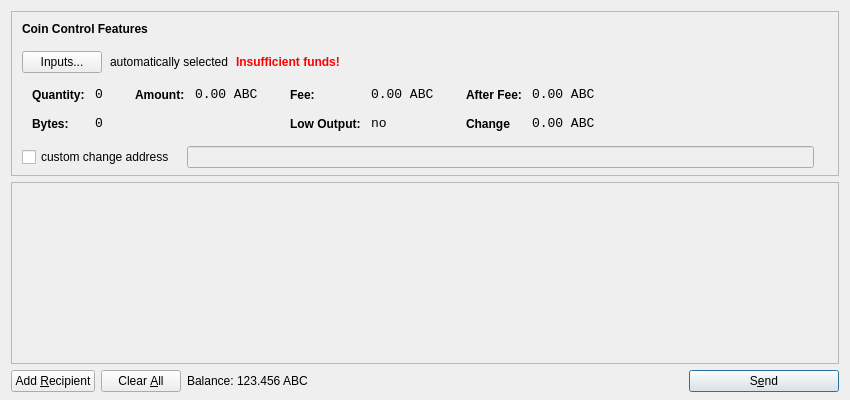
<?xml version="1.0" encoding="UTF-8"?>
<ui version="4.0">
 <class>SendCoinsDialog</class>
 <widget class="QDialog" name="SendCoinsDialog">
  <property name="geometry">
   <rect>
    <x>0</x>
    <y>0</y>
    <width>850</width>
    <height>400</height>
   </rect>
  </property>
  <property name="windowTitle">
   <string>Send Coins</string>
  </property>
  <layout class="QVBoxLayout" name="verticalLayout" stretch="0,1,0">
   <property name="bottomMargin">
    <number>8</number>
   </property>
   <item>
    <widget class="QFrame" name="frameCoinControl">
     <property name="sizePolicy">
      <sizepolicy hsizetype="Expanding" vsizetype="Expanding">
       <horstretch>0</horstretch>
       <verstretch>0</verstretch>
      </sizepolicy>
     </property>
     <property name="maximumSize">
      <size>
       <width>16777215</width>
       <height>16777215</height>
      </size>
     </property>
     <property name="frameShape">
      <enum>QFrame::StyledPanel</enum>
     </property>
     <property name="frameShadow">
      <enum>QFrame::Sunken</enum>
     </property>
     <layout class="QVBoxLayout" name="verticalLayoutCoinControl2">
      <property name="spacing">
       <number>-1</number>
      </property>
      <property name="leftMargin">
       <number>0</number>
      </property>
      <property name="topMargin">
       <number>0</number>
      </property>
      <property name="rightMargin">
       <number>0</number>
      </property>
      <property name="bottomMargin">
       <number>6</number>
      </property>
      <item>
       <layout class="QVBoxLayout" name="verticalLayoutCoinControl" stretch="0,0,0,0,1">
        <property name="spacing">
         <number>0</number>
        </property>
        <property name="leftMargin">
         <number>10</number>
        </property>
        <property name="topMargin">
         <number>10</number>
        </property>
        <item>
         <layout class="QHBoxLayout" name="horizontalLayoutCoinControl1">
          <property name="bottomMargin">
           <number>15</number>
          </property>
          <item>
           <widget class="QLabel" name="labelCoinControlFeatures">
            <property name="sizePolicy">
             <sizepolicy hsizetype="Preferred" vsizetype="Maximum">
              <horstretch>0</horstretch>
              <verstretch>0</verstretch>
             </sizepolicy>
            </property>
            <property name="font">
             <font>
              <weight>75</weight>
              <bold>true</bold>
             </font>
            </property>
            <property name="styleSheet">
             <string notr="true">font-weight:bold;</string>
            </property>
            <property name="text">
             <string>Coin Control Features</string>
            </property>
           </widget>
          </item>
         </layout>
        </item>
        <item>
         <layout class="QHBoxLayout" name="horizontalLayoutCoinControl2" stretch="0,0,0,0">
          <property name="spacing">
           <number>8</number>
          </property>
          <property name="bottomMargin">
           <number>10</number>
          </property>
          <item>
           <widget class="QPushButton" name="pushButtonCoinControl">
            <property name="styleSheet">
             <string notr="true"/>
            </property>
            <property name="text">
             <string>Inputs...</string>
            </property>
           </widget>
          </item>
          <item>
           <widget class="QLabel" name="labelCoinControlAutomaticallySelected">
            <property name="text">
             <string>automatically selected</string>
            </property>
            <property name="margin">
             <number>5</number>
            </property>
           </widget>
          </item>
          <item>
           <widget class="QLabel" name="labelCoinControlInsuffFunds">
            <property name="font">
             <font>
              <weight>75</weight>
              <bold>true</bold>
             </font>
            </property>
            <property name="styleSheet">
             <string notr="true">color:red;font-weight:bold;</string>
            </property>
            <property name="text">
             <string>Insufficient funds!</string>
            </property>
            <property name="margin">
             <number>5</number>
            </property>
           </widget>
          </item>
          <item>
           <spacer name="horizontalSpacerCoinControl">
            <property name="orientation">
             <enum>Qt::Horizontal</enum>
            </property>
            <property name="sizeHint" stdset="0">
             <size>
              <width>40</width>
              <height>1</height>
             </size>
            </property>
           </spacer>
          </item>
         </layout>
        </item>
        <item>
         <widget class="QWidget" name="widgetCoinControl" native="true">
          <property name="sizePolicy">
           <sizepolicy hsizetype="Preferred" vsizetype="Preferred">
            <horstretch>0</horstretch>
            <verstretch>0</verstretch>
           </sizepolicy>
          </property>
          <property name="minimumSize">
           <size>
            <width>0</width>
            <height>0</height>
           </size>
          </property>
          <property name="styleSheet">
           <string notr="true"/>
          </property>
          <layout class="QHBoxLayout" name="horizontalLayoutCoinControl5">
           <property name="margin">
            <number>0</number>
           </property>
           <item>
            <layout class="QHBoxLayout" name="horizontalLayoutCoinControl3" stretch="0,0,0,1">
             <property name="spacing">
              <number>20</number>
             </property>
             <property name="topMargin">
              <number>0</number>
             </property>
             <property name="bottomMargin">
              <number>10</number>
             </property>
             <item>
              <layout class="QFormLayout" name="formLayoutCoinControl1">
               <property name="horizontalSpacing">
                <number>10</number>
               </property>
               <property name="verticalSpacing">
                <number>14</number>
               </property>
               <property name="leftMargin">
                <number>10</number>
               </property>
               <property name="topMargin">
                <number>4</number>
               </property>
               <property name="rightMargin">
                <number>6</number>
               </property>
               <item row="0" column="0">
                <widget class="QLabel" name="labelCoinControlQuantityText">
                 <property name="styleSheet">
                  <string notr="true">font-weight:bold;</string>
                 </property>
                 <property name="text">
                  <string>Quantity:</string>
                 </property>
                 <property name="margin">
                  <number>0</number>
                 </property>
                </widget>
               </item>
               <item row="0" column="1">
                <widget class="QLabel" name="labelCoinControlQuantity">
                 <property name="font">
                  <font>
                   <family>Monospace</family>
                   <pointsize>10</pointsize>
                  </font>
                 </property>
                 <property name="cursor">
                  <cursorShape>IBeamCursor</cursorShape>
                 </property>
                 <property name="contextMenuPolicy">
                  <enum>Qt::ActionsContextMenu</enum>
                 </property>
                 <property name="text">
                  <string>0</string>
                 </property>
                 <property name="margin">
                  <number>0</number>
                 </property>
                 <property name="textInteractionFlags">
                  <set>Qt::LinksAccessibleByMouse|Qt::TextSelectableByKeyboard|Qt::TextSelectableByMouse</set>
                 </property>
                </widget>
               </item>
               <item row="1" column="0">
                <widget class="QLabel" name="labelCoinControlBytesText">
                 <property name="styleSheet">
                  <string notr="true">font-weight:bold;</string>
                 </property>
                 <property name="text">
                  <string>Bytes:</string>
                 </property>
                </widget>
               </item>
               <item row="1" column="1">
                <widget class="QLabel" name="labelCoinControlBytes">
                 <property name="font">
                  <font>
                   <family>Monospace</family>
                   <pointsize>10</pointsize>
                  </font>
                 </property>
                 <property name="cursor">
                  <cursorShape>IBeamCursor</cursorShape>
                 </property>
                 <property name="contextMenuPolicy">
                  <enum>Qt::ActionsContextMenu</enum>
                 </property>
                 <property name="text">
                  <string>0</string>
                 </property>
                 <property name="textInteractionFlags">
                  <set>Qt::LinksAccessibleByMouse|Qt::TextSelectableByKeyboard|Qt::TextSelectableByMouse</set>
                 </property>
                </widget>
               </item>
              </layout>
             </item>
             <item>
              <layout class="QFormLayout" name="formLayoutCoinControl2">
               <property name="horizontalSpacing">
                <number>10</number>
               </property>
               <property name="verticalSpacing">
                <number>14</number>
               </property>
               <property name="leftMargin">
                <number>6</number>
               </property>
               <property name="topMargin">
                <number>4</number>
               </property>
               <property name="rightMargin">
                <number>6</number>
               </property>
               <item row="0" column="0">
                <widget class="QLabel" name="labelCoinControlAmountText">
                 <property name="styleSheet">
                  <string notr="true">font-weight:bold;</string>
                 </property>
                 <property name="text">
                  <string>Amount:</string>
                 </property>
                 <property name="margin">
                  <number>0</number>
                 </property>
                </widget>
               </item>
               <item row="0" column="1">
                <widget class="QLabel" name="labelCoinControlAmount">
                 <property name="font">
                  <font>
                   <family>Monospace</family>
                   <pointsize>10</pointsize>
                  </font>
                 </property>
                 <property name="cursor">
                  <cursorShape>IBeamCursor</cursorShape>
                 </property>
                 <property name="contextMenuPolicy">
                  <enum>Qt::ActionsContextMenu</enum>
                 </property>
                 <property name="text">
                  <string notr="true">0.00 ABC</string>
                 </property>
                 <property name="textInteractionFlags">
                  <set>Qt::LinksAccessibleByMouse|Qt::TextSelectableByKeyboard|Qt::TextSelectableByMouse</set>
                 </property>
                </widget>
               </item>
              </layout>
             </item>
             <item>
              <layout class="QFormLayout" name="formLayoutCoinControl3">
               <property name="horizontalSpacing">
                <number>10</number>
               </property>
               <property name="verticalSpacing">
                <number>14</number>
               </property>
               <property name="leftMargin">
                <number>6</number>
               </property>
               <property name="topMargin">
                <number>4</number>
               </property>
               <property name="rightMargin">
                <number>6</number>
               </property>
               <item row="0" column="0">
                <widget class="QLabel" name="labelCoinControlFeeText">
                 <property name="styleSheet">
                  <string notr="true">font-weight:bold;</string>
                 </property>
                 <property name="text">
                  <string>Fee:</string>
                 </property>
                 <property name="margin">
                  <number>0</number>
                 </property>
                </widget>
               </item>
               <item row="0" column="1">
                <widget class="QLabel" name="labelCoinControlFee">
                 <property name="font">
                  <font>
                   <family>Monospace</family>
                   <pointsize>10</pointsize>
                  </font>
                 </property>
                 <property name="cursor">
                  <cursorShape>IBeamCursor</cursorShape>
                 </property>
                 <property name="contextMenuPolicy">
                  <enum>Qt::ActionsContextMenu</enum>
                 </property>
                 <property name="text">
                  <string notr="true">0.00 ABC</string>
                 </property>
                 <property name="textInteractionFlags">
                  <set>Qt::LinksAccessibleByMouse|Qt::TextSelectableByKeyboard|Qt::TextSelectableByMouse</set>
                 </property>
                </widget>
               </item>
               <item row="1" column="0">
                <widget class="QLabel" name="labelCoinControlLowOutputText">
                 <property name="styleSheet">
                  <string notr="true">font-weight:bold;</string>
                 </property>
                 <property name="text">
                  <string>Low Output:</string>
                 </property>
                </widget>
               </item>
               <item row="1" column="1">
                <widget class="QLabel" name="labelCoinControlLowOutput">
                 <property name="font">
                  <font>
                   <family>Monospace</family>
                   <pointsize>10</pointsize>
                  </font>
                 </property>
                 <property name="cursor">
                  <cursorShape>IBeamCursor</cursorShape>
                 </property>
                 <property name="contextMenuPolicy">
                  <enum>Qt::ActionsContextMenu</enum>
                 </property>
                 <property name="text">
                  <string>no</string>
                 </property>
                 <property name="textInteractionFlags">
                  <set>Qt::LinksAccessibleByMouse|Qt::TextSelectableByKeyboard|Qt::TextSelectableByMouse</set>
                 </property>
                </widget>
               </item>
              </layout>
             </item>
             <item>
              <layout class="QFormLayout" name="formLayoutCoinControl4">
               <property name="horizontalSpacing">
                <number>10</number>
               </property>
               <property name="verticalSpacing">
                <number>14</number>
               </property>
               <property name="leftMargin">
                <number>6</number>
               </property>
               <property name="topMargin">
                <number>4</number>
               </property>
               <property name="rightMargin">
                <number>6</number>
               </property>
               <item row="0" column="0">
                <widget class="QLabel" name="labelCoinControlAfterFeeText">
                 <property name="styleSheet">
                  <string notr="true">font-weight:bold;</string>
                 </property>
                 <property name="text">
                  <string>After Fee:</string>
                 </property>
                 <property name="margin">
                  <number>0</number>
                 </property>
                </widget>
               </item>
               <item row="0" column="1">
                <widget class="QLabel" name="labelCoinControlAfterFee">
                 <property name="font">
                  <font>
                   <family>Monospace</family>
                   <pointsize>10</pointsize>
                  </font>
                 </property>
                 <property name="cursor">
                  <cursorShape>IBeamCursor</cursorShape>
                 </property>
                 <property name="contextMenuPolicy">
                  <enum>Qt::ActionsContextMenu</enum>
                 </property>
                 <property name="text">
                  <string notr="true">0.00 ABC</string>
                 </property>
                 <property name="textInteractionFlags">
                  <set>Qt::LinksAccessibleByMouse|Qt::TextSelectableByKeyboard|Qt::TextSelectableByMouse</set>
                 </property>
                </widget>
               </item>
               <item row="1" column="0">
                <widget class="QLabel" name="labelCoinControlChangeText">
                 <property name="styleSheet">
                  <string notr="true">font-weight:bold;</string>
                 </property>
                 <property name="text">
                  <string>Change</string>
                 </property>
                </widget>
               </item>
               <item row="1" column="1">
                <widget class="QLabel" name="labelCoinControlChange">
                 <property name="font">
                  <font>
                   <family>Monospace</family>
                   <pointsize>10</pointsize>
                  </font>
                 </property>
                 <property name="cursor">
                  <cursorShape>IBeamCursor</cursorShape>
                 </property>
                 <property name="contextMenuPolicy">
                  <enum>Qt::ActionsContextMenu</enum>
                 </property>
                 <property name="text">
                  <string notr="true">0.00 ABC</string>
                 </property>
                 <property name="textInteractionFlags">
                  <set>Qt::LinksAccessibleByMouse|Qt::TextSelectableByKeyboard|Qt::TextSelectableByMouse</set>
                 </property>
                </widget>
               </item>
              </layout>
             </item>
            </layout>
           </item>
          </layout>
         </widget>
        </item>
        <item>
         <layout class="QHBoxLayout" name="horizontalLayoutCoinControl4" stretch="0,0,0">
          <property name="spacing">
           <number>12</number>
          </property>
          <property name="sizeConstraint">
           <enum>QLayout::SetDefaultConstraint</enum>
          </property>
          <property name="topMargin">
           <number>5</number>
          </property>
          <property name="rightMargin">
           <number>5</number>
          </property>
          <item>
           <widget class="QCheckBox" name="checkBoxCoinControlChange">
            <property name="text">
             <string>custom change address</string>
            </property>
           </widget>
          </item>
          <item>
           <widget class="QLineEdit" name="lineEditCoinControlChange">
            <property name="enabled">
             <bool>false</bool>
            </property>
            <property name="sizePolicy">
             <sizepolicy hsizetype="Expanding" vsizetype="Fixed">
              <horstretch>0</horstretch>
              <verstretch>0</verstretch>
             </sizepolicy>
            </property>
           </widget>
          </item>
          <item>
           <widget class="QLabel" name="labelCoinControlChangeLabel">
            <property name="sizePolicy">
             <sizepolicy hsizetype="Preferred" vsizetype="Expanding">
              <horstretch>0</horstretch>
              <verstretch>0</verstretch>
             </sizepolicy>
            </property>
            <property name="minimumSize">
             <size>
              <width>0</width>
              <height>0</height>
             </size>
            </property>
            <property name="text">
             <string/>
            </property>
            <property name="margin">
             <number>3</number>
            </property>
           </widget>
          </item>
         </layout>
        </item>
        <item>
         <spacer name="verticalSpacerCoinControl">
          <property name="orientation">
           <enum>Qt::Vertical</enum>
          </property>
          <property name="sizeHint" stdset="0">
           <size>
            <width>800</width>
            <height>1</height>
           </size>
          </property>
         </spacer>
        </item>
       </layout>
      </item>
     </layout>
    </widget>
   </item>
   <item>
    <widget class="QScrollArea" name="scrollArea">
     <property name="widgetResizable">
      <bool>true</bool>
     </property>
     <widget class="QWidget" name="scrollAreaWidgetContents">
      <property name="geometry">
       <rect>
        <x>0</x>
        <y>0</y>
        <width>830</width>
        <height>165</height>
       </rect>
      </property>
      <layout class="QVBoxLayout" name="verticalLayout_2">
       <property name="margin">
        <number>0</number>
       </property>
       <item>
        <layout class="QVBoxLayout" name="entries">
         <property name="spacing">
          <number>6</number>
         </property>
        </layout>
       </item>
       <item>
        <spacer name="verticalSpacer">
         <property name="orientation">
          <enum>Qt::Vertical</enum>
         </property>
         <property name="sizeHint" stdset="0">
          <size>
           <width>20</width>
           <height>40</height>
          </size>
         </property>
        </spacer>
       </item>
      </layout>
     </widget>
    </widget>
   </item>
   <item>
    <layout class="QHBoxLayout" name="horizontalLayout">
     <item>
      <widget class="QPushButton" name="addButton">
       <property name="toolTip">
        <string>Send to multiple recipients at once</string>
       </property>
       <property name="text">
        <string>Add &amp;Recipient</string>
       </property>
       <property name="autoDefault">
        <bool>false</bool>
       </property>
      </widget>
     </item>
     <item>
      <widget class="QPushButton" name="clearButton">
       <property name="sizePolicy">
        <sizepolicy hsizetype="Minimum" vsizetype="Fixed">
         <horstretch>0</horstretch>
         <verstretch>0</verstretch>
        </sizepolicy>
       </property>
       <property name="toolTip">
        <string>Remove all transaction fields</string>
       </property>
       <property name="text">
        <string>Clear &amp;All</string>
       </property>
       <property name="autoRepeatDelay">
        <number>300</number>
       </property>
       <property name="autoDefault">
        <bool>false</bool>
       </property>
      </widget>
     </item>
     <item>
      <layout class="QHBoxLayout" name="horizontalLayout_2">
       <property name="spacing">
        <number>3</number>
       </property>
       <item>
        <widget class="QLabel" name="label">
         <property name="sizePolicy">
          <sizepolicy hsizetype="Preferred" vsizetype="Fixed">
           <horstretch>0</horstretch>
           <verstretch>0</verstretch>
          </sizepolicy>
         </property>
         <property name="text">
          <string>Balance:</string>
         </property>
        </widget>
       </item>
       <item>
        <widget class="QLabel" name="labelBalance">
         <property name="sizePolicy">
          <sizepolicy hsizetype="Preferred" vsizetype="Fixed">
           <horstretch>0</horstretch>
           <verstretch>0</verstretch>
          </sizepolicy>
         </property>
         <property name="cursor">
          <cursorShape>IBeamCursor</cursorShape>
         </property>
         <property name="text">
          <string notr="true">123.456 ABC</string>
         </property>
         <property name="textInteractionFlags">
          <set>Qt::LinksAccessibleByMouse|Qt::TextSelectableByKeyboard|Qt::TextSelectableByMouse</set>
         </property>
        </widget>
       </item>
      </layout>
     </item>
     <item>
      <spacer name="horizontalSpacer">
       <property name="orientation">
        <enum>Qt::Horizontal</enum>
       </property>
       <property name="sizeHint" stdset="0">
        <size>
         <width>40</width>
         <height>20</height>
        </size>
       </property>
      </spacer>
     </item>
     <item>
      <widget class="QPushButton" name="sendButton">
       <property name="minimumSize">
        <size>
         <width>150</width>
         <height>0</height>
        </size>
       </property>
       <property name="toolTip">
        <string>Confirm the send action</string>
       </property>
       <property name="text">
        <string>S&amp;end</string>
       </property>
       <property name="icon">
        <iconset resource="../bitcoin.qrc">
         <normaloff>:/icons/send</normaloff>:/icons/send</iconset>
       </property>
       <property name="default">
        <bool>true</bool>
       </property>
      </widget>
     </item>
    </layout>
   </item>
  </layout>
 </widget>
 <resources>
  <include location="../bitcoin.qrc"/>
 </resources>
 <connections/>
</ui>
